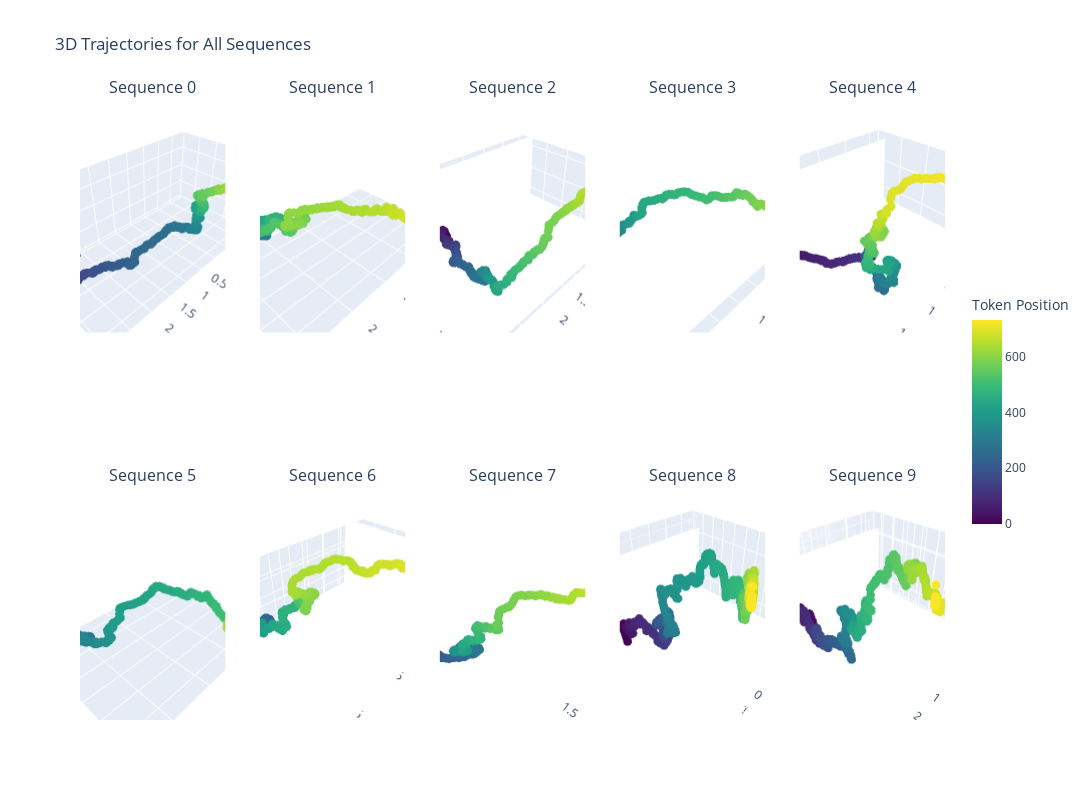

Here is the notebook cell this chart was saved with:
### Code cell
import plotly.graph_objects as go
from plotly.subplots import make_subplots
import numpy as np

# Create 2x5 subplots for 3D trajectories
fig = make_subplots(
    rows=2, cols=5,
    specs=[[{'type': 'scatter3d'} for _ in range(5)] for _ in range(2)],
    subplot_titles=[f'Sequence {i}' for i in range(10)]
)

# Add each trajectory to its subplot
for i in range(10):
    coords = all_coords[i]
    row = (i // 5) + 1
    col = (i % 5) + 1
    
    # Create color values as token position
    color_values = list(range(len(coords)))
    
    fig.add_trace(
        go.Scatter3d(
            x=coords[:, 0],
            y=coords[:, 1], 
            z=coords[:, 2],
            mode='markers+lines',
            marker=dict(
                size=3,
                color=color_values,
                colorscale='viridis',
                showscale=True if i == 0 else False,  # Show colorbar only for first subplot
                colorbar=dict(
                    title="Token Position",
                    x=1.02,
                    len=0.4
                ) if i == 0 else None
            ),
            line=dict(
                color='rgba(0,0,0,0.3)',
                width=2
            ),
            showlegend=False
        ),
        row=row, col=col
    )

fig.update_layout(
    title='3D Trajectories for All Sequences',
    width=1600,
    height=800
)

# Update scene properties for all subplots
for i in range(1, 11):
    row = ((i-1) // 5) + 1
    col = ((i-1) % 5) + 1
    fig.update_scenes(
        xaxis_title='PC1',
        yaxis_title='PC2',
        zaxis_title='PC3',
        row=row, col=col
    )

fig.show()

### Figure 1 — Plotly figure (JSON) as saved in the notebook; plotly's stock layout.template omitted (floating-point values rounded to 4 significant figures; data arrays with more than 128 entries replaced by an {"elided": "..."} marker saying what was removed)
{"data": [{"line": {"color": "rgba(0,0,0,0.3)", "width": 2}, "marker": {"color": {"elided": "733 int values"}, "colorbar": {"len": 0.4, "title": {"text": "Token Position"}, "x": 1.02}, "colorscale": [[0, "#440154"], [0.1111, "#482878"], [0.2222, "#3e4989"], [0.3333, "#31688e"], [0.4444, "#26828e"], [0.5556, "#1f9e89"], [0.6667, "#35b779"], [0.7778, "#6ece58"], [0.8889, "#b5de2b"], [1, "#fde725"]], "showscale": true, "size": 3}, "mode": "markers+lines", "scene": "scene", "showlegend": false, "type": "scatter3d", "x": {"elided": "733 float values"}, "y": {"elided": "733 float values"}, "z": {"elided": "733 float values"}}, {"line": {"color": "rgba(0,0,0,0.3)", "width": 2}, "marker": {"color": {"elided": "2536 int values"}, "colorscale": [[0, "#440154"], [0.1111, "#482878"], [0.2222, "#3e4989"], [0.3333, "#31688e"], [0.4444, "#26828e"], [0.5556, "#1f9e89"], [0.6667, "#35b779"], [0.7778, "#6ece58"], [0.8889, "#b5de2b"], [1, "#fde725"]], "showscale": false, "size": 3}, "mode": "markers+lines", "scene": "scene2", "showlegend": false, "type": "scatter3d", "x": {"elided": "2536 float values"}, "y": {"elided": "2536 float values"}, "z": {"elided": "2536 float values"}}, {"line": {"color": "rgba(0,0,0,0.3)", "width": 2}, "marker": {"color": {"elided": "490 int values"}, "colorscale": [[0, "#440154"], [0.1111, "#482878"], [0.2222, "#3e4989"], [0.3333, "#31688e"], [0.4444, "#26828e"], [0.5556, "#1f9e89"], [0.6667, "#35b779"], [0.7778, "#6ece58"], [0.8889, "#b5de2b"], [1, "#fde725"]], "showscale": false, "size": 3}, "mode": "markers+lines", "scene": "scene3", "showlegend": false, "type": "scatter3d", "x": {"elided": "490 float values"}, "y": {"elided": "490 float values"}, "z": {"elided": "490 float values"}}, {"line": {"color": "rgba(0,0,0,0.3)", "width": 2}, "marker": {"color": {"elided": "425 int values"}, "colorscale": [[0, "#440154"], [0.1111, "#482878"], [0.2222, "#3e4989"], [0.3333, "#31688e"], [0.4444, "#26828e"], [0.5556, "#1f9e89"], [0.6667, "#35b779"], [0.7778, "#6ece58"], [0.8889, "#b5de2b"], [1, "#fde725"]], "showscale": false, "size": 3}, "mode": "markers+lines", "scene": "scene4", "showlegend": false, "type": "scatter3d", "x": {"elided": "425 float values"}, "y": {"elided": "425 float values"}, "z": {"elided": "425 float values"}}, {"line": {"color": "rgba(0,0,0,0.3)", "width": 2}, "marker": {"color": {"elided": "674 int values"}, "colorscale": [[0, "#440154"], [0.1111, "#482878"], [0.2222, "#3e4989"], [0.3333, "#31688e"], [0.4444, "#26828e"], [0.5556, "#1f9e89"], [0.6667, "#35b779"], [0.7778, "#6ece58"], [0.8889, "#b5de2b"], [1, "#fde725"]], "showscale": false, "size": 3}, "mode": "markers+lines", "scene": "scene5", "showlegend": false, "type": "scatter3d", "x": {"elided": "674 float values"}, "y": {"elided": "674 float values"}, "z": {"elided": "674 float values"}}, {"line": {"color": "rgba(0,0,0,0.3)", "width": 2}, "marker": {"color": {"elided": "1193 int values"}, "colorscale": [[0, "#440154"], [0.1111, "#482878"], [0.2222, "#3e4989"], [0.3333, "#31688e"], [0.4444, "#26828e"], [0.5556, "#1f9e89"], [0.6667, "#35b779"], [0.7778, "#6ece58"], [0.8889, "#b5de2b"], [1, "#fde725"]], "showscale": false, "size": 3}, "mode": "markers+lines", "scene": "scene6", "showlegend": false, "type": "scatter3d", "x": {"elided": "1193 float values"}, "y": {"elided": "1193 float values"}, "z": {"elided": "1193 float values"}}, {"line": {"color": "rgba(0,0,0,0.3)", "width": 2}, "marker": {"color": {"elided": "1599 int values"}, "colorscale": [[0, "#440154"], [0.1111, "#482878"], [0.2222, "#3e4989"], [0.3333, "#31688e"], [0.4444, "#26828e"], [0.5556, "#1f9e89"], [0.6667, "#35b779"], [0.7778, "#6ece58"], [0.8889, "#b5de2b"], [1, "#fde725"]], "showscale": false, "size": 3}, "mode": "markers+lines", "scene": "scene7", "showlegend": false, "type": "scatter3d", "x": {"elided": "1599 float values"}, "y": {"elided": "1599 float values"}, "z": {"elided": "1599 float values"}}, {"line": {"color": "rgba(0,0,0,0.3)", "width": 2}, "marker": {"color": {"elided": "466 int values"}, "colorscale": [[0, "#440154"], [0.1111, "#482878"], [0.2222, "#3e4989"], [0.3333, "#31688e"], [0.4444, "#26828e"], [0.5556, "#1f9e89"], [0.6667, "#35b779"], [0.7778, "#6ece58"], [0.8889, "#b5de2b"], [1, "#fde725"]], "showscale": false, "size": 3}, "mode": "markers+lines", "scene": "scene8", "showlegend": false, "type": "scatter3d", "x": {"elided": "466 float values"}, "y": {"elided": "466 float values"}, "z": {"elided": "466 float values"}}, {"line": {"color": "rgba(0,0,0,0.3)", "width": 2}, "marker": {"color": {"elided": "1476 int values"}, "colorscale": [[0, "#440154"], [0.1111, "#482878"], [0.2222, "#3e4989"], [0.3333, "#31688e"], [0.4444, "#26828e"], [0.5556, "#1f9e89"], [0.6667, "#35b779"], [0.7778, "#6ece58"], [0.8889, "#b5de2b"], [1, "#fde725"]], "showscale": false, "size": 3}, "mode": "markers+lines", "scene": "scene9", "showlegend": false, "type": "scatter3d", "x": {"elided": "1476 float values"}, "y": {"elided": "1476 float values"}, "z": {"elided": "1476 float values"}}, {"line": {"color": "rgba(0,0,0,0.3)", "width": 2}, "marker": {"color": {"elided": "1277 int values"}, "colorscale": [[0, "#440154"], [0.1111, "#482878"], [0.2222, "#3e4989"], [0.3333, "#31688e"], [0.4444, "#26828e"], [0.5556, "#1f9e89"], [0.6667, "#35b779"], [0.7778, "#6ece58"], [0.8889, "#b5de2b"], [1, "#fde725"]], "showscale": false, "size": 3}, "mode": "markers+lines", "scene": "scene10", "showlegend": false, "type": "scatter3d", "x": {"elided": "1277 float values"}, "y": {"elided": "1277 float values"}, "z": {"elided": "1277 float values"}}], "layout": {"annotations": [{"font": {"size": 16}, "showarrow": false, "text": "Sequence 0", "x": 0.084, "xanchor": "center", "xref": "paper", "y": 1, "yanchor": "bottom", "yref": "paper"}, {"font": {"size": 16}, "showarrow": false, "text": "Sequence 1", "x": 0.292, "xanchor": "center", "xref": "paper", "y": 1, "yanchor": "bottom", "yref": "paper"}, {"font": {"size": 16}, "showarrow": false, "text": "Sequence 2", "x": 0.5, "xanchor": "center", "xref": "paper", "y": 1, "yanchor": "bottom", "yref": "paper"}, {"font": {"size": 16}, "showarrow": false, "text": "Sequence 3", "x": 0.708, "xanchor": "center", "xref": "paper", "y": 1, "yanchor": "bottom", "yref": "paper"}, {"font": {"size": 16}, "showarrow": false, "text": "Sequence 4", "x": 0.916, "xanchor": "center", "xref": "paper", "y": 1, "yanchor": "bottom", "yref": "paper"}, {"font": {"size": 16}, "showarrow": false, "text": "Sequence 5", "x": 0.084, "xanchor": "center", "xref": "paper", "y": 0.375, "yanchor": "bottom", "yref": "paper"}, {"font": {"size": 16}, "showarrow": false, "text": "Sequence 6", "x": 0.292, "xanchor": "center", "xref": "paper", "y": 0.375, "yanchor": "bottom", "yref": "paper"}, {"font": {"size": 16}, "showarrow": false, "text": "Sequence 7", "x": 0.5, "xanchor": "center", "xref": "paper", "y": 0.375, "yanchor": "bottom", "yref": "paper"}, {"font": {"size": 16}, "showarrow": false, "text": "Sequence 8", "x": 0.708, "xanchor": "center", "xref": "paper", "y": 0.375, "yanchor": "bottom", "yref": "paper"}, {"font": {"size": 16}, "showarrow": false, "text": "Sequence 9", "x": 0.916, "xanchor": "center", "xref": "paper", "y": 0.375, "yanchor": "bottom", "yref": "paper"}], "height": 800, "scene": {"domain": {"x": [0, 0.168], "y": [0.625, 1]}, "xaxis": {"title": {"text": "PC1"}}, "yaxis": {"title": {"text": "PC2"}}, "zaxis": {"title": {"text": "PC3"}}}, "scene10": {"domain": {"x": [0.832, 1], "y": [0, 0.375]}, "xaxis": {"title": {"text": "PC1"}}, "yaxis": {"title": {"text": "PC2"}}, "zaxis": {"title": {"text": "PC3"}}}, "scene2": {"domain": {"x": [0.208, 0.376], "y": [0.625, 1]}, "xaxis": {"title": {"text": "PC1"}}, "yaxis": {"title": {"text": "PC2"}}, "zaxis": {"title": {"text": "PC3"}}}, "scene3": {"domain": {"x": [0.416, 0.584], "y": [0.625, 1]}, "xaxis": {"title": {"text": "PC1"}}, "yaxis": {"title": {"text": "PC2"}}, "zaxis": {"title": {"text": "PC3"}}}, "scene4": {"domain": {"x": [0.624, 0.792], "y": [0.625, 1]}, "xaxis": {"title": {"text": "PC1"}}, "yaxis": {"title": {"text": "PC2"}}, "zaxis": {"title": {"text": "PC3"}}}, "scene5": {"domain": {"x": [0.832, 1], "y": [0.625, 1]}, "xaxis": {"title": {"text": "PC1"}}, "yaxis": {"title": {"text": "PC2"}}, "zaxis": {"title": {"text": "PC3"}}}, "scene6": {"domain": {"x": [0, 0.168], "y": [0, 0.375]}, "xaxis": {"title": {"text": "PC1"}}, "yaxis": {"title": {"text": "PC2"}}, "zaxis": {"title": {"text": "PC3"}}}, "scene7": {"domain": {"x": [0.208, 0.376], "y": [0, 0.375]}, "xaxis": {"title": {"text": "PC1"}}, "yaxis": {"title": {"text": "PC2"}}, "zaxis": {"title": {"text": "PC3"}}}, "scene8": {"domain": {"x": [0.416, 0.584], "y": [0, 0.375]}, "xaxis": {"title": {"text": "PC1"}}, "yaxis": {"title": {"text": "PC2"}}, "zaxis": {"title": {"text": "PC3"}}}, "scene9": {"domain": {"x": [0.624, 0.792], "y": [0, 0.375]}, "xaxis": {"title": {"text": "PC1"}}, "yaxis": {"title": {"text": "PC2"}}, "zaxis": {"title": {"text": "PC3"}}}, "title": {"text": "3D Trajectories for All Sequences"}, "width": 1600}}
